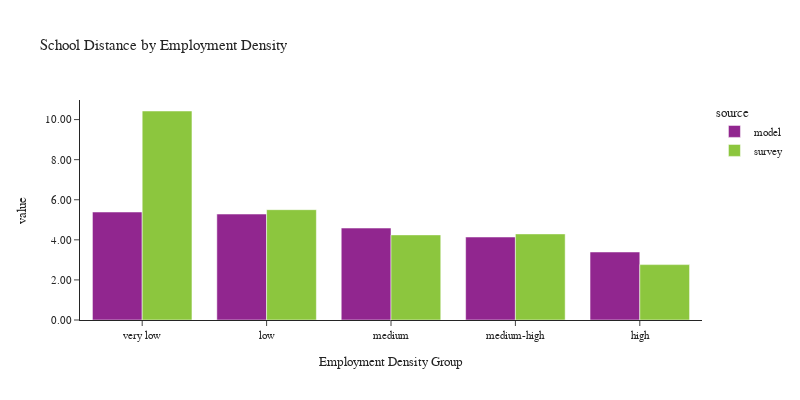

Notebook code cell kept with this figure:
### Code cell
plot_school_location(df_students, 'emp_density_group', 'Employment Density', 'Employment Density Group')

### Figure 1 — Plotly figure (JSON) as saved in the notebook; plotly's stock layout.template omitted (floating-point values rounded to 4 significant figures)
{"data": [{"alignmentgroup": "True", "customdata": [[16618], [12352], [27549], [24274], [16258]], "hovertemplate": "source=model<br>emp_density_group=%{x}<br>value=%{y}<br>sample count=%{customdata[0]}<extra></extra>", "legendgroup": "model", "marker": {"color": "#91268F", "pattern": {"shape": ""}}, "name": "model", "offsetgroup": "model", "orientation": "v", "showlegend": true, "textposition": "auto", "type": "bar", "x": ["very low", "low", "medium", "medium-high", "high"], "xaxis": "x", "y": [5.387, 5.287, 4.588, 4.141, 3.394], "yaxis": "y"}, {"alignmentgroup": "True", "customdata": [[133], [99], [186], [224], [277]], "hovertemplate": "source=survey<br>emp_density_group=%{x}<br>value=%{y}<br>sample count=%{customdata[0]}<extra></extra>", "legendgroup": "survey", "marker": {"color": "#8CC63E", "pattern": {"shape": ""}}, "name": "survey", "offsetgroup": "survey", "orientation": "v", "showlegend": true, "textposition": "auto", "type": "bar", "x": ["very low", "low", "medium", "medium-high", "high"], "xaxis": "x", "y": [10.43, 5.505, 4.247, 4.296, 2.764], "yaxis": "y"}], "layout": {"barmode": "group", "font": {"size": 11}, "height": 400, "legend": {"title": {"text": "source"}, "tracegroupgap": 0}, "title": {"text": "School Distance by Employment Density"}, "width": 800, "xaxis": {"anchor": "y", "domain": [0.0, 1.0], "title": {"text": "Employment Density Group"}}, "yaxis": {"anchor": "x", "domain": [0.0, 1.0], "tickformat": ".2f", "title": {"text": "value"}}}}
